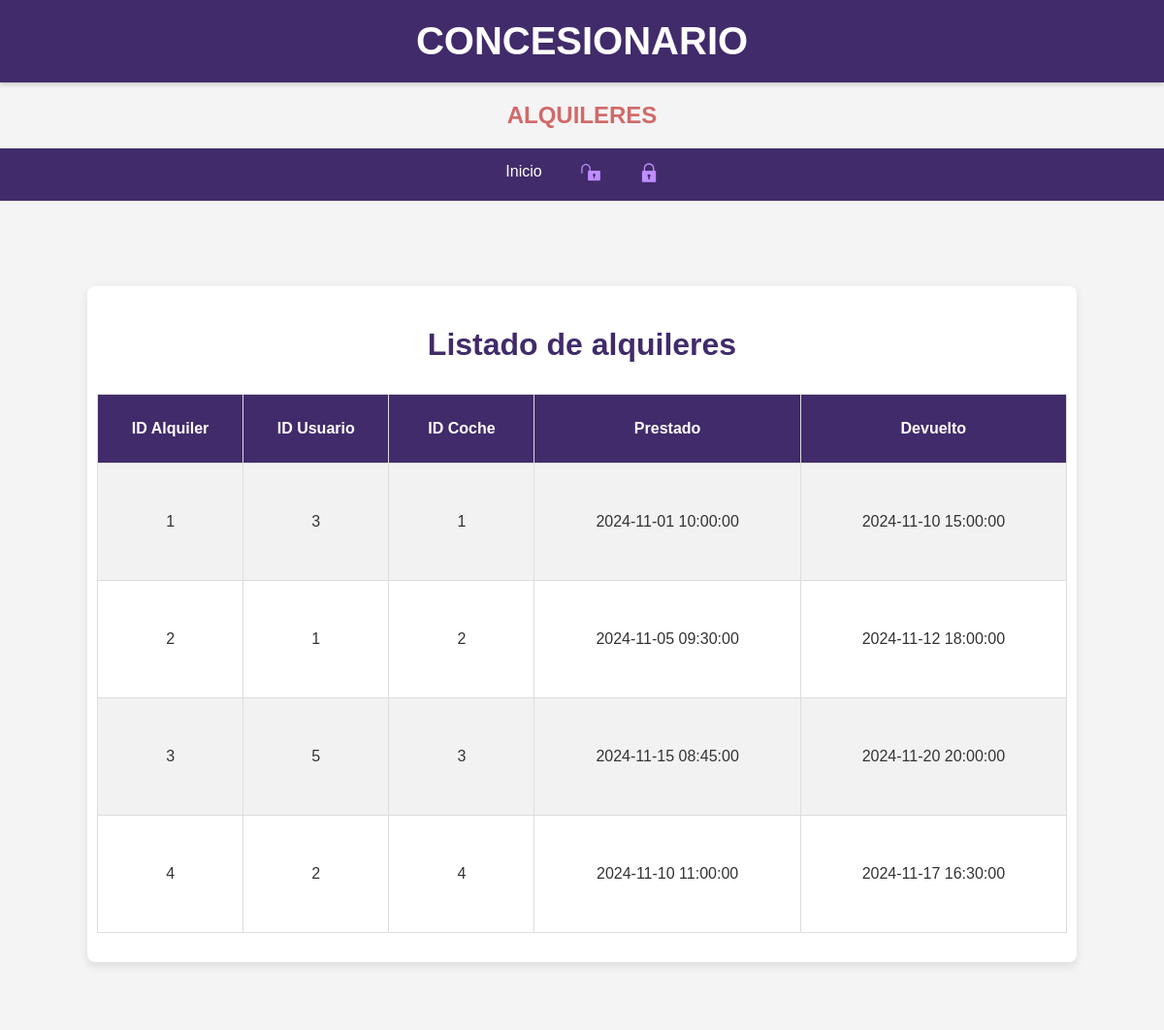
Page /Alquileres/Listar/A_Listar.php on the earlier database version.
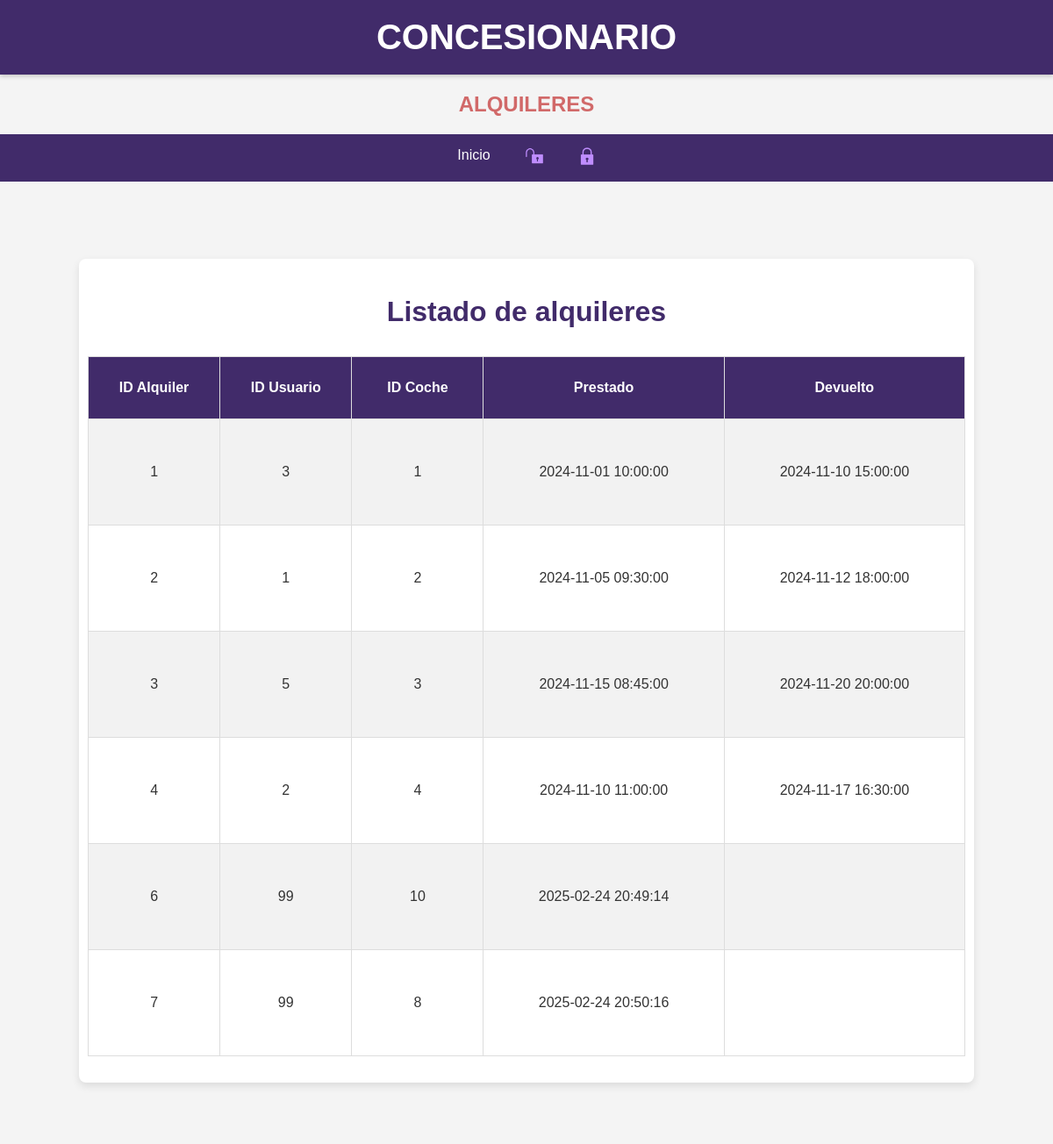
Same page on the later database version.
### tables this page shows
CREATE TABLE `alquileres` (
  `id_alquiler` int(10) unsigned NOT NULL AUTO_INCREMENT,
  `id_usuario` int(10) unsigned DEFAULT NULL,
  `id_coche` int(10) unsigned DEFAULT NULL,
  `prestado` datetime DEFAULT NULL,
  `devuelto` datetime DEFAULT NULL,
  PRIMARY KEY (`id_alquiler`)
);

### Alquileres/Listar/A_Listar.php (the view, shortened to what this page needs)
<?php
$tipo = $_SESSION['tipo'];
?>
<!DOCTYPE html>
<html lang="es">
    <head>
        <link rel="stylesheet" href="../../Estilos.css">
    </head>
    <body>
    <header><h1>CONCESIONARIO</h1></header>
        <h2> ALQUILERES</h2>
    <nav class="nav">
        <ul>
        <li> <a href='../../Index.php'> Inicio </a> </li>
        <li>  <a href="../../Log/F_Registrer.php"><img  class="loginn" src="../../Imagenes/login.png"></a>
		</li>
        <li> <a href='../../Log/Logout.php'> <img  class="loginn" src="../../Imagenes/logout.png"></a>
        </li>
	</ul>
    </nav><br>
    <?php
    $conn= mysqli_connect("localhost","root","rootroot","concesionario");
       mysqli_select_db ($conn,"concesionario")
          or die ("No se puede seleccionar la base de datos");
       $instruccion = "select * from Alquileres";
       $consulta = mysqli_query ($conn,$instruccion)
          or die ("Fallo en la consulta");
    $id_usuario = $_SESSION['iduser'];
    if ($tipo == 'Comprador'){
         $con = "SELECT * FROM Alquileres WHERE id_usuario = '$id_usuario'";
         $consulta = mysqli_query ($conn,$con);
    }
    elseif ($tipo == 'Vendedor'){
       $con = " SELECT a.id_alquiler, a.id_usuario, c.id_coche, c.modelo, c.marca, a.prestado, a.devuelto FROM alquileres a JOIN coches c ON a.id_coche = c.id_coche WHERE c.Vendedor ='$id_usuario'";
        $consulta = mysqli_query ($conn,$con);
    } else {
        $con = "SELECT * FROM Alquileres";
        $consulta = mysqli_query ($conn,$con);
    }
       $nfilas = mysqli_num_rows ($consulta);
       if ($nfilas > 0) {
          echo " <div class='main-content'><div class='form-container'> <h3>Listado de alquileres</h3>";
          print ("<TABLE border=1 >\n");
          print ("<TR>\n");
          print ("<TH height=50px width=100>ID Alquiler</TH>\n");
          print ("<TH height=50px width=100>ID Usuario</TH>\n");
          print ("<TH height=50px width=100>ID Coche</TH>\n");
          print ("<TH height=50px width=200>Prestado</TH>\n");
          print ("<TH height=50px width=200>Devuelto</TH>\n");
          print ("</TR>\n");
          for ($i=0; $i<$nfilas; $i++)
          {
             $resultado = mysqli_fetch_array($consulta);
             print ("<TR align=center>\n");
             print ("<TD height=100px >" . $resultado['id_alquiler'] . "</TD>\n");
             print ("<TD>" . $resultado['id_usuario'] . "</TD>\n");
             print ("<TD>" . $resultado['id_coche'] . "</TD>\n");
             print ("<TD>" . $resultado['prestado'] . "</TD>\n");
             print ("<TD>" . $resultado['devuelto'] . "</TD>\n");
             print ("</TR>\n");
          }
          print ("</TABLE>\n");
       }
       else
       echo "<h1> No hay Alquileres disponibles. </h1></div></div>";
 ?>
    </body>
</html>

Differences in the rows shown:
added alquileres: id_alquiler "6", id_usuario "99", id_coche "10", prestado "2025-02-24 20:49:14"
added alquileres: id_alquiler "7", id_usuario "99", id_coche "8", prestado "2025-02-24 20:50:16"
